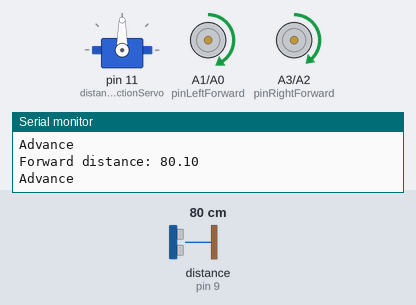
Simulated run of this program. Board: Arduino Uno, built with avr-gcc and run on an emulated ATmega328P. Parts: servo, motor-driver pin pairs drawn as motors (green arrow = first pin HIGH = forward, orange = second pin HIGH = backward, longer = more drive, scaled by the enable pin), the last lines printed to the serial monitor. Wiring (inferred from the names in the program): ultrasonic range finder: trigger pin 8; echo pin 9. The inputs (shaded band) are chosen by the test bench; at power-on: distance to the obstacle (sensor on pin 9) 80 cm. The echo pulse lasts 58.3 µs per cm.

Above: at 1.2 s.
1.3 s: distance to the obstacle (sensor on pin 9) set to 28 cm
4.3 s: distance to the obstacle (sensor on pin 9) set to 23 cm
At 4.67 s:
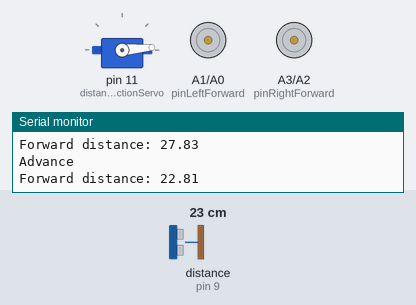
At 5.7 s:
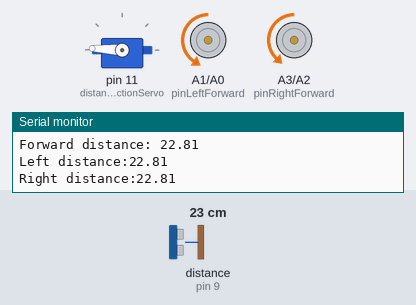
7.3 s: distance to the obstacle (sensor on pin 9) set to 2 cm
At 8.8 s:
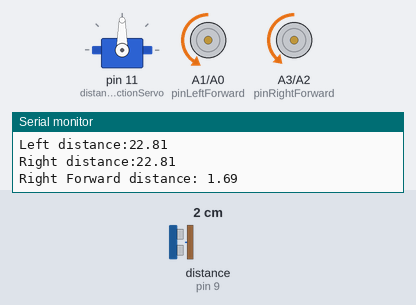
Timing chart, 0 to 16.3 s (numbered marks = the images above; inputs shaded):
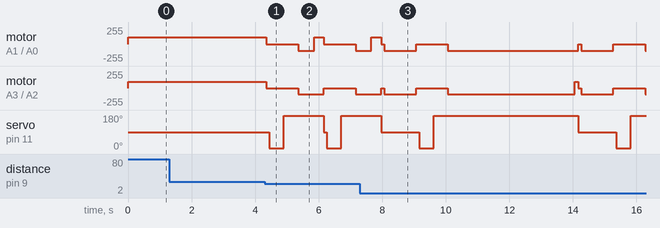

Measured:
- the behaviour switches between 26 and 25 cm on distance to the obstacle (sensor on pin 9) (found by bisection; images 0 and 1)

The program:

main.cpp
```cpp
#include <Arduino.h>
#include <HardwareSerial.h>
#include <Servo.h>

const int pinLeftBack = A0;
const int pinLeftForward = A1;
const int pinRightBack = A2;
const int pinRightForward = A3;
const int pinMotorSpeedLeft = 5;
const int pinMotorSpeedRight = 6;

const int motorSpeedLeft = 870;      // used to calibrate asymmetries between motors
const int motorSpeedRight = 860;     // used to calibrate asymmetries between motors

const int inputPin = 9;     // Define the ultrasound signal receiving a Pin
const int outputPin = 8;    // Define the ultrasound signal emission Pin

int forwardDistance = 0;    // go
int rightDistance = 0;      // The right to
int leftDistance = 0;       // Turn left to

Servo distanceDetectionServo;    // Set up the Servo for distance detector
int goDirection = 0;             // forward = 8, back = 2, left = 4, right = 6
const int delayTime = 250;       // After the servo motor to the stability of the time

const int goForwardDirection = 8;    // go forward
const int goRightDirection = 6;      // go right
const int goLeftDirection = 4;       // go left
const int goBackDirection = 2;       // go back

void detection();               // Measuring three angles (0, 90 and 179)
void measureDistanceAhead();
void measureDistanceRight();
void measureDistanceLeft();
void advance(int i);
void turnRight(int i);
void turnLeft(int i);
void stop(int i);
void back(int i);


void setup() {

    Serial.begin(9600);

    pinMode(pinLeftBack, OUTPUT);
    pinMode(pinLeftForward, OUTPUT);
    pinMode(pinRightBack, OUTPUT);
    pinMode(pinRightForward, OUTPUT);
    pinMode(pinMotorSpeedLeft, OUTPUT);
    pinMode(pinMotorSpeedRight, OUTPUT);

    analogWrite(pinMotorSpeedLeft, motorSpeedLeft);
    analogWrite(pinMotorSpeedRight, motorSpeedRight);

    pinMode(inputPin, INPUT);
    pinMode(outputPin, OUTPUT);

    distanceDetectionServo.attach(11);

}

void loop() {

    distanceDetectionServo.write(90);  // Make the servo motor ready position prepared for the next measurement
    detection();        // Measuring angle and determine which direction to go to

    if(goDirection == 2) {
        back(8);
        turnLeft(2);
        Serial.print("Reverse ");
    }

    if(goDirection == 6) {
        back(1);
        turnRight(6);
        Serial.print("Right ");
    }

    if(goDirection == 4) {
        back(1);
        turnLeft(6);
        Serial.print("Left ");
    }

    if(goDirection == 8) {
        advance(1);
        Serial.print("Advance \n");
    }

}

void detection() {

    int delayTime = 200;      // After the servo motor to the stability of the time
    measureDistanceAhead();

    if(forwardDistance < 10) {    // If the front distance less than 10 cm
        stop(1);
        back(2);
    }

    if(forwardDistance < 25) {     // If the front distance less than 25 cm

        stop(1);
        measureDistanceLeft();
        delay(delayTime);               // Waiting for the servo motor is stable
        measureDistanceRight();
        delay(delayTime);               // Waiting for the servo motor is stable

        if(leftDistance > rightDistance) {    // If the distance is greater than the right distance on the left
            goDirection = goLeftDirection;
        }

        if(leftDistance <= rightDistance) {   // If the distance is less than or equal to the distance on the right
            goDirection = goRightDirection;
        }

        if (leftDistance < 15 && rightDistance < 15) {  // If the left front distance and distance and the right distance is less than 15 cm
            goDirection = goBackDirection;
        }

    } else {   // If the front is not less than 25 cm (greater than)
        goDirection = goForwardDirection;
    }

}

void measureDistanceAhead() {

    distanceDetectionServo.write(90);
    digitalWrite(outputPin, LOW);     // For low voltage 2 us ultrasonic launch
    delayMicroseconds(2);
    digitalWrite(outputPin, HIGH);    // Let ultrasonic launch 10 us high voltage, there is at least 10 us
    delayMicroseconds(10);
    digitalWrite(outputPin, LOW);     // Maintaining low voltage ultrasonic launch

    float distance = pulseIn(inputPin, HIGH);    // Read the time difference
    distance = distance / 5.8 / 10;              // A time to distance distance (unit: cm)
    Serial.print("Forward distance: ");
    Serial.println(distance);
    forwardDistance = distance;

}

void measureDistanceLeft() {

    distanceDetectionServo.write(5);
    delay(delayTime);
    digitalWrite(outputPin, LOW);     // For low voltage 2 us ultrasonic launch
    delayMicroseconds(2);
    digitalWrite(outputPin, HIGH);    // Let ultrasonic launch 10 us high voltage, there is at least 10 us
    delayMicroseconds(10);
    digitalWrite(outputPin, LOW);     // Maintaining low voltage ultrasonic launch

    float distance = pulseIn(inputPin, HIGH);    // Read the time difference
    distance = distance / 5.8 / 10;              // Will be time to distance distance (unit: cm)
    Serial.print("Left distance:");
    Serial.println(distance);
    leftDistance = distance;

}

void measureDistanceRight() {

    distanceDetectionServo.write(177);
    delay(delayTime);
    digitalWrite(outputPin, LOW);     // For low voltage 2 us ultrasonic launch
    delayMicroseconds(2);
    digitalWrite(outputPin, HIGH);    // Let ultrasonic launch 10 us high voltage, there is at least 10 us
    delayMicroseconds(10);
    digitalWrite(outputPin, LOW);     // Maintaining low voltage ultrasonic launch

    float distance = pulseIn(inputPin, HIGH);    // Read the time difference
    distance = distance / 5.8 / 10;              // Will be time to distance distance (unit: cm)
    Serial.print("Right distance:");
    Serial.println(distance);
    rightDistance = distance;

}

void advance(int i) { // go forward

    digitalWrite(pinRightBack, LOW);
    digitalWrite(pinRightForward, HIGH);

    digitalWrite(pinLeftBack, LOW);
    digitalWrite(pinLeftForward, HIGH);

    delay(i * 1);

}

void turnRight(int i) {

    digitalWrite(pinRightBack, HIGH);
    digitalWrite(pinRightForward, LOW);

    digitalWrite(pinLeftBack, LOW);
    digitalWrite(pinLeftForward, HIGH);

    delay(i * 50);

}

void turnLeft(int i)  {

    digitalWrite(pinRightBack, LOW);
    digitalWrite(pinRightForward, HIGH);

    digitalWrite(pinLeftBack, HIGH);
    digitalWrite(pinLeftForward, LOW);

    delay(i * 50);

}

void stop(int i) {

    digitalWrite(pinRightBack, LOW);
    digitalWrite(pinRightForward, LOW);

    digitalWrite(pinLeftBack, LOW);
    digitalWrite(pinLeftForward, LOW);

    delay(i * 100);

}

void back(int i) {

    digitalWrite(pinRightBack, HIGH);
    digitalWrite(pinRightForward, LOW);

    digitalWrite(pinLeftBack, HIGH);
    digitalWrite(pinLeftForward, LOW);

    delay(i * 500);

}
```
